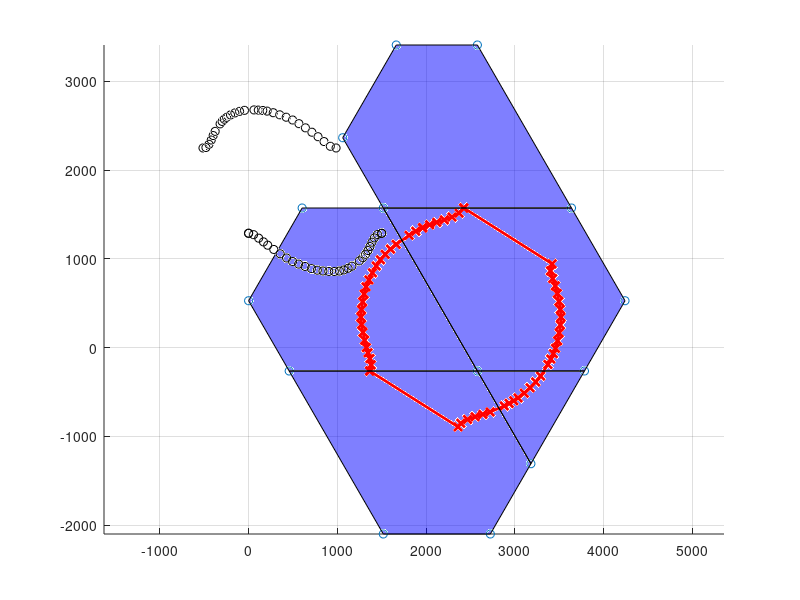

MATLAB code for this plot:
clear all
close all
clc


points=load("points.txt");

patches=load("edges.txt");

poly=load("poly.txt");
poly3D=load("poly3D.txt");
center=poly(1,:);
poly=poly(2:end,:);





figure(1)
clf
hold on
axis equal
plot(points(:,2),points(:,3),'o')
plot3(poly3D(:,1),poly3D(:,2),poly3D(:,3),'ko')
plot([poly(:,1);poly(1,1)],[poly(:,2);poly(1,2)],'x-r','Linewidth',2)

%text(points(:,2),points(:,3),num2str(points(:,1)))
%for n=1:size(poly,1)
%plot([center(1) poly(n,1)],[center(2) poly(n,2)],'r--')
%end
grid on

patchIDs=unique(patches(:,3));
patchSize=length(patchIDs)
for p=1:length(patchIDs)
    patchID=patchIDs(p);
    rows=find(patches(:,3)==patchID);
    edges=patches(rows,[1 2]);
    sourceRows=[];
    sinkRows=[];
    for r=1:size(edges,1)
        sourceRows=[sourceRows;find(points(:,1)==edges(r,1))];
        sinkRows=[sinkRows;find(points(:,1)==edges(r,2))];
    end
    patch(points(sourceRows,2),points(sourceRows,3),'b','FaceAlpha',0.5);
    drawnow
end
